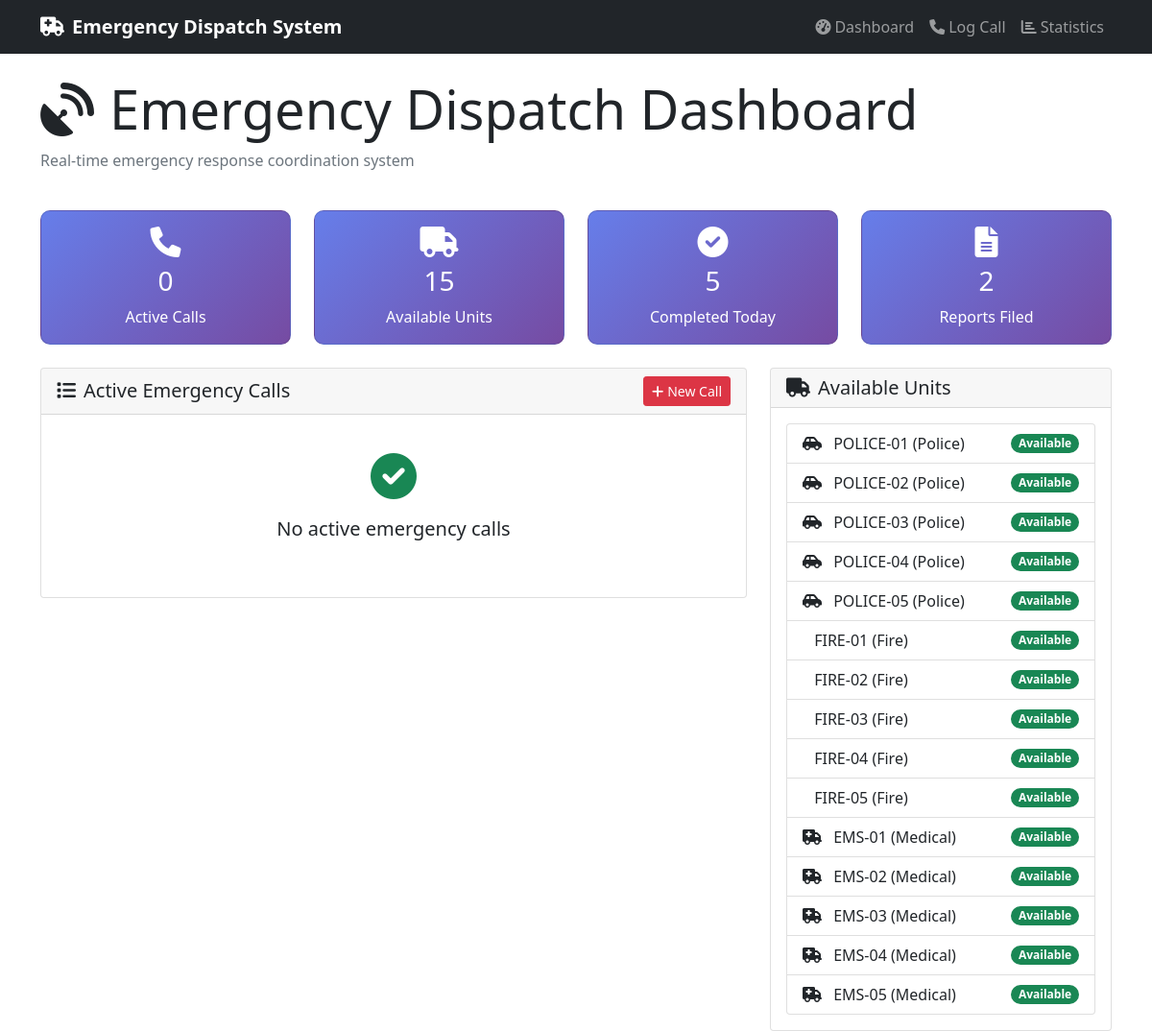
The page / on the database its author committed.
### models.py (models this page shows, shortened)
class EmergencyUnit(db.Model):
    __tablename__ = 'emergency_unit'
    id = db.Column(db.Integer, primary_key=True)
    unit_id = db.Column(db.String(50), unique=True, nullable=False)  # unitID from UML
    service_type = db.Column(db.Enum(EmergencyType), nullable=False)  # serviceType from UML
    availability_status = db.Column(db.Boolean, default=True)  # availabilityStatus from UML
    intervention_report = db.Column(db.String(500))  # interventionReport from UML
    last_update = db.Column(db.DateTime, default=datetime.datetime.utcnow)  # lastUpdate from UML
    calls = db.relationship("EmergencyCall", back_populates="unit")

### app.py (the view)
@app.route("/")
def index():
    active_calls = current_app.cad_service.get_active_calls()
    available_units = current_app.cad_service.get_unit_status()
    stats = current_app.cad_service.generate_real_time_statistics()
    return render_template("dashboard.html",
                           active_calls=active_calls,
                           available_units=available_units,
                           stats=stats)

### models.py (called while the page is built)
    def generate_statistics(self):
        stats = {
            'total_calls': EmergencyCall.query.count(),
            'active_calls': EmergencyCall.query.filter(
                EmergencyCall.status.in_([CallStatus.DISPATCHED, CallStatus.EN_ROUTE, CallStatus.ON_SCENE])
            ).count(),
            'completed_calls': EmergencyCall.query.filter_by(status=CallStatus.COMPLETED).count(),
            'available_units': EmergencyUnit.query.filter_by(availability_status=True).count(),
            'total_units': EmergencyUnit.query.count(),
            'reports_filed': InterventionReport.query.count()
        }
        self.statistics = stats
        self.last_updated = datetime.datetime.utcnow()
        db.session.commit()
        return stats

### services/cad_service.py (called while the page is built)
    def get_active_calls(self):
        return EmergencyCall.query.filter(
            EmergencyCall.status.in_([
                CallStatus.LOGGED,
                CallStatus.DISPATCHED,
                CallStatus.EN_ROUTE,
                CallStatus.ON_SCENE
            ])
        ).all()

    def get_unit_status(self):
        return EmergencyUnit.query.all()

    def generate_real_time_statistics(self):
        return self.cad_system.generate_statistics()

### templates/dashboard.html (shortened to what this page needs)
{% extends "base.html" %}
{% block content %}
<div class="row mb-4">
    <div class="col-12">
        <h1 class="display-4">
            <i class="fas fa-satellite-dish me-3"></i>Emergency Dispatch Dashboard
        </h1>
        <p class="text-muted">Real-time emergency response coordination system</p>
    </div>
</div>
<div class="row mb-4">
    <div class="col-md-3">
        <div class="card stats-card">
            <div class="card-body text-center">
                <i class="fas fa-phone fa-2x mb-2"></i>
                <h3 class="card-title">{{ stats.active_calls }}</h3>
                <p class="card-text">Active Calls</p>
            </div>
        </div>
    </div>
    <div class="col-md-3">
        <div class="card stats-card">
            <div class="card-body text-center">
                <i class="fas fa-truck fa-2x mb-2"></i>
                <h3 class="card-title">{{ stats.available_units }}</h3>
                <p class="card-text">Available Units</p>
            </div>
        </div>
    </div>
    <div class="col-md-3">
        <div class="card stats-card">
            <div class="card-body text-center">
                <i class="fas fa-check-circle fa-2x mb-2"></i>
                <h3 class="card-title">{{ stats.completed_calls }}</h3>
                <p class="card-text">Completed Today</p>
            </div>
        </div>
    </div>
    <div class="col-md-3">
        <div class="card stats-card">
            <div class="card-body text-center">
                <i class="fas fa-file-alt fa-2x mb-2"></i>
                <h3 class="card-title">{{ stats.reports_filed }}</h3>
                <p class="card-text">Reports Filed</p>
            </div>
        </div>
    </div>
</div>
<div class="row">
    <div class="col-lg-8">
        <div class="card">
            <div class="card-header d-flex justify-content-between align-items-center">
                <h5 class="mb-0">
                    <i class="fas fa-list me-2"></i>Active Emergency Calls
                </h5>
                <a href="{{ url_for('log_call') }}" class="btn btn-danger btn-sm">
                    <i class="fas fa-plus me-1"></i>New Call
                </a>
            </div>
            <div class="card-body">
                {% if active_calls %}
                    {% for call in active_calls %}
                    <div class="card emergency-card mb-3">
                        <div class="card-body">
                            <div class="row align-items-center">
                                <div class="col-md-6">
                                    <h6 class="card-title mb-1">
                                        <span class="badge bg-secondary me-2">#{{ call.id }}</span>
                                        {{ call.emergency_type.value|capitalize }} Emergency
                                    </h6>
                                    <p class="card-text mb-1">
                                        <strong>Location:</strong> {{ call.location }}<br>
                                        <strong>Caller:</strong> {{ call.caller_name }} ({{ call.phone_number }})
                                    </p>
                                    <small class="text-muted">
                                        {{ call.timestamp.strftime('%Y-%m-%d %H:%M:%S') }}
                                    </small>
                                </div>
                                <div class="col-md-3">
                                    <span class="fw-bold status-{{ call.status.value }}">
                                        {{ call.status.value|replace('_', ' ')|capitalize }}
                                    </span>
                                    {% if call.unit %}
                                        <br>
                                        <span class="text-muted small">
                                            Unit: {{ call.unit.unit_id }}
                                        </span>
                                    {% endif %}
                                </div>
                                <div class="col-md-3 text-end">
                                    <a href="{{ url_for('view_call', call_id=call.id) }}" class="btn btn-sm btn-outline-primary me-1">
                                        <i class="fas fa-eye"></i>
                                    </a>
                                    {% if call.status.value == 'logged' %}
                                    <a href="{{ url_for('select_unit', call_id=call.id) }}" class="btn btn-sm btn-outline-success">
                                        <i class="fas fa-truck"></i>
                                    </a>
                                    {% endif %}
                                    {% if call.status.value != 'completed' and call.unit %}
                                    <button class="btn btn-sm btn-outline-success complete-btn" data-call-id="{{ call.id }}">
                                        <i class="fas fa-check"></i> Complete
                                    </button>
                                    {% endif %}
                                </div>
                            </div>
                        </div>
                    </div>
                    {% endfor %}
                {% else %}
                    <div class="text-center py-4">
                        <i class="fas fa-check-circle text-success fa-3x mb-3"></i>
                        <p class="lead">No active emergency calls</p>
                    </div>
                {% endif %}
            </div>
        </div>
    </div>
    <div class="col-lg-4">
        <div class="card">
            <div class="card-header">
                <h5 class="mb-0"><i class="fas fa-truck me-2"></i>Available Units</h5>
            </div>
            <div class="card-body">
                {% set available = available_units | selectattr('availability_status') | list %}
                {% if available %}
                    <ul class="list-group">
                        {% for unit in available %}
                        <li class="list-group-item d-flex justify-content-between align-items-center">
                            <div>
                                {% if unit.service_type.value == 'medical' %}
                                    <i class="fas fa-ambulance me-2"></i>
                                {% elif unit.service_type.value == 'fire' %}
                                    <i class="fas fa-fire-truck me-2"></i>
                                {% elif unit.service_type.value == 'police' %}
                                    <i class="fas fa-car-side me-2"></i>
                                {% endif %}
                                {{ unit.unit_id }} ({{ unit.service_type.value|capitalize }})
                            </div>
                            <span class="badge bg-success rounded-pill">Available</span>
                        </li>
                        {% endfor %}
                    </ul>
                {% else %}
                    <div class="text-center py-4">
                        <i class="fas fa-exclamation-triangle text-warning fa-3x mb-3"></i>
                        <p class="lead">No available units</p>
                    </div>
                {% endif %}
            </div>
        </div>
    </div>
</div>
{% endblock %}

### templates/base.html (shortened to what this page needs)
<!DOCTYPE html>
<html>
<head>
    <link href="https://cdnjs.cloudflare.com/ajax/libs/bootstrap/5.1.3/css/bootstrap.min.css" rel="stylesheet">
    <link href="https://cdnjs.cloudflare.com/ajax/libs/font-awesome/6.0.0/css/all.min.css" rel="stylesheet">
</head>
<body>
    <nav class="navbar navbar-expand-lg navbar-dark bg-dark">
        <div class="container">
            <a class="navbar-brand" href="{{ url_for('index') }}">
                <i class="fas fa-ambulance me-2"></i>Emergency Dispatch System
            </a>
            <div class="navbar-nav ms-auto">
                <a class="nav-link" href="{{ url_for('index') }}">
                    <i class="fas fa-tachometer-alt me-1"></i>Dashboard
                </a>
                <a class="nav-link" href="{{ url_for('log_call') }}">
                    <i class="fas fa-phone me-1"></i>Log Call
                </a>
                <a class="nav-link" href="{{ url_for('statistics_page') }}">
                    <i class="fas fa-chart-bar me-1"></i>Statistics
                </a>
            </div>
        </div>
    </nav>
    <div class="container mt-4">
        {% block content %}{% endblock %}
    </div>
</body>
</html>

### templates/base.html (style rules this page uses)
.navbar-brand { font-weight: bold; }
.stats-card { background: linear-gradient(135deg, #667eea 0%, #764ba2 100%); color: white; border-radius: 10px; }

### rows shown on the page
EmergencyUnit: unit_id "POLICE-01", service_type.value "Police"
EmergencyUnit: unit_id "POLICE-02", service_type.value "Police"
EmergencyUnit: unit_id "POLICE-03", service_type.value "Police"
EmergencyUnit: unit_id "POLICE-04", service_type.value "Police"
EmergencyUnit: unit_id "POLICE-05", service_type.value "Police"
EmergencyUnit: unit_id "FIRE-01", service_type.value "Fire"
EmergencyUnit: unit_id "FIRE-02", service_type.value "Fire"
EmergencyUnit: unit_id "FIRE-03", service_type.value "Fire"
EmergencyUnit: unit_id "FIRE-04", service_type.value "Fire"
EmergencyUnit: unit_id "FIRE-05", service_type.value "Fire"
EmergencyUnit: unit_id "EMS-01", service_type.value "Medical"
EmergencyUnit: unit_id "EMS-02", service_type.value "Medical"
EmergencyUnit: unit_id "EMS-03", service_type.value "Medical"
EmergencyUnit: unit_id "EMS-04", service_type.value "Medical"
EmergencyUnit: unit_id "EMS-05", service_type.value "Medical"

### other values the page prints
{{ stats.active_calls }} "0"
{{ stats.available_units }} "15"
{{ stats.completed_calls }} "5"
{{ stats.reports_filed }} "2"
